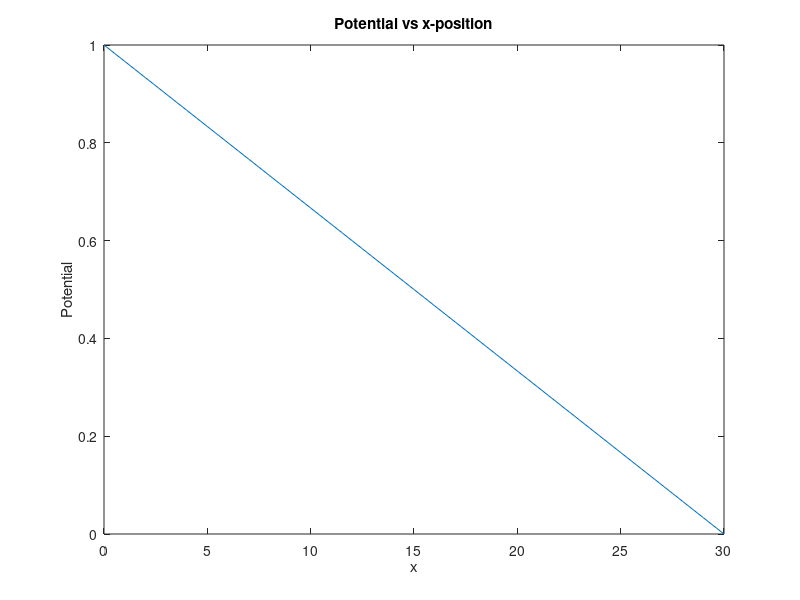
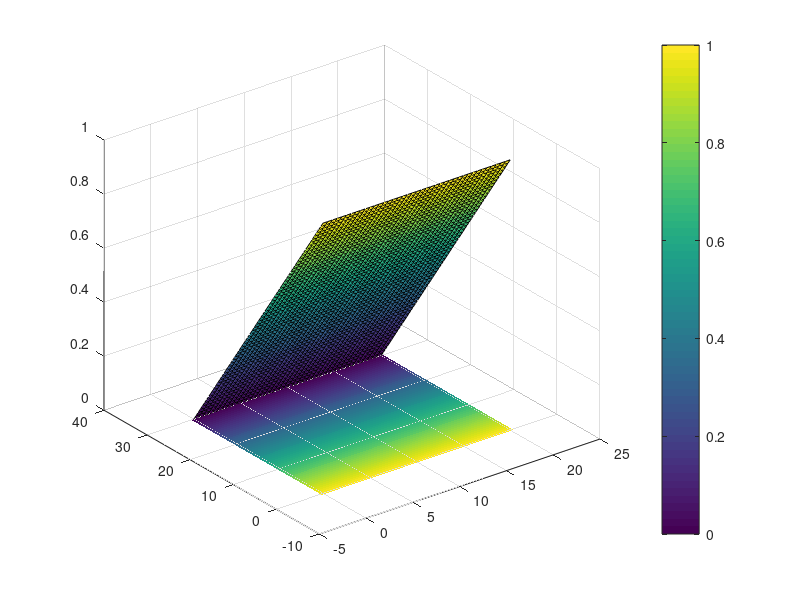

Here is the MATLAB script that generated these plots, in order:
%set the geometry of the region
L = 30;
W = 20;

%set the distance between meshpoints and determine the number points used
meshspace = 0.5;
nx = floor(L/meshspace + 1);
ny = floor(W/meshspace + 1);

G = sparse(nx*ny); %% Discretized Laplacian Operator
B = zeros(1,nx*ny); %% Mostly zeros but a few ones for BCs
for i = 1:nx
    for j = 1:ny
        n = j +(i-1)*ny; %Map 2d Geometry to 1D Vector
        
        %Left side V=1 BC
        if i == 1
            G(n,n) = 1;
            B(n) = 1;
        
        %Right side V=0 BC
        elseif i == nx 
            G(n,n) = 1;
            
        %Bottom Side Absorbing boundary condition
        elseif j == 1 
            nxm = j + (i-2)*ny;
            nxp = j + i*ny;
            nyp = j+1 + (i-1)*ny;
            
            G(n,n) = -3;
            G(n,nxm) = 1;
            G(n,nxp) = 1;
            G(n,nyp) = 1; 
            
            
        %Top side absorbing boundary condition
        elseif j == ny
            nxm = j + (i-2)*ny;
            nxp = j + i*ny;
            nym = j-1 + (i-1)*ny;
            
            G(n,n) = -3;
            G(n,nxm) = 1;
            G(n,nxp) = 1;
            G(n,nym) = 1;
        
        
        %Inner Nodes
        else
            nxm = j + (i-2)*ny;
            nxp = j + i*ny;
            nym = j-1 + (i-1)*ny;
            nyp = j+1 + (i-1)*ny;
            
            G(n,n) = -4;
            G(n,nxm) = 1;
            G(n,nxp) = 1;
            G(n,nym) = 1;
            G(n,nyp) = 1; 
        
        end
    end
end

%Solve Matrix equation to find V
V = G\B';

%Map solution back to 2D space
Vmap = zeros(nx,ny);
for i = 1:nx
    for j = 1:ny
        n = j +(i-1)*ny;
        Vmap(i,j) = V(n);
    end
end

%Plot potential
x = 0:meshspace:L;
figure(1)
plot(x,Vmap(:,floor(ny/2)));
title('Potential vs x-position')
xlabel('x')
ylabel('Potential')
figure(2)
[X, Y] = meshgrid(0:meshspace:W,0:meshspace:L);
surf(X,Y,Vmap)
colorbar
hold on
imagesc([0 20],[0 30],Vmap)
        